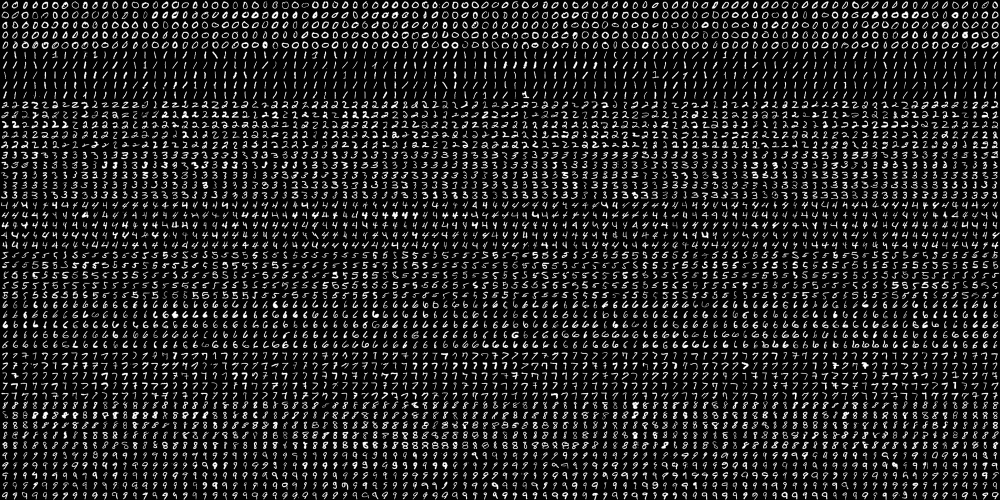
#> input picture advance/cv-master/samples/data/digits.png, 2000 x 1000 px, found by its file name (shown at 1/2 size)
$ jupyter execute --allow-errors a16.ipynb
#> lines starting #> are read from the running program, lines starting #| are printed output that depends on the picture; long printed decimals are rounded
# Assignment

1. Write digit 0-9 on paper.
2. Take photograph of each digit.
3. Load each digit as shape (20,20) in gray
4. Using the k=4 with the highest accuracy. (Train:Test = 2:1)
5. Test your images and compare the predictions.

[cell 1]
def BGR2RGB(img):
    return img[:,:,::-1]

def BGR2GRAY(img):
    img = cv.cvtColor(img, cv.COLOR_BGR2GRAY)
    return img

def GRAY2RGB(img):
    img = cv.cvtColor(img, cv.COLOR_GRAY2RGB)
    return img

[cell 2]
import glob
import cv2 as cv
import numpy as np
import matplotlib.pyplot as plt

images = [cv.imread(file) for file in glob.glob("digits-ori/*.jpg")]

[cell 3]
a, b = 2,5
plt.figure(figsize=(15,5))

#> (the rest of this cell did not finish here and is left out)

[cell 4]
img = np.array(images, dtype=object)

width, height = 20, 20
dim = (width, height)
digits_ls = []

for i in range(len(img)):
    digit = cv.resize(img[i], dim, interpolation=cv.INTER_AREA)
    digits_ls.append(digit)

#> (a cell that did not finish here is left out)

[cell 6]
imgThresh_ls = []

for i in range(len(digits_ls)):
    imgGray = BGR2GRAY(digits_ls[i])
    ret, imgThresh = cv.threshold(imgGray, 125, 255, cv.THRESH_BINARY_INV)
    imgThresh_ls.append(GRAY2RGB(imgThresh))


#> (the rest of this cell did not finish here and is left out)

[cell 7]
import cv2 as cv
import matplotlib.pyplot as plt
import numpy as np

filename = "../../samples/data/digits.png"
imgGray = cv.imread(filename, cv.IMREAD_GRAYSCALE)
#> imgGray is the input picture: shape (1000, 2000); min 0, max 255, mean 33.8

print(imgGray.shape)
#| (1000, 2000)

#### get all the digits
IMG_SIZE = 20

rowNum = imgGray.shape[0] / IMG_SIZE
#> rowNum = 50
colNum = imgGray.shape[1] / IMG_SIZE
#> colNum = 100

rows = np.vsplit(imgGray, rowNum)
#> rows = 50 items

digits = []
for row in rows:
    rowCells = np.hsplit(row, colNum)
    for digit in rowCells:
        digits.append(digit)
#> this loop made 50 passes
#> after the loop, digits = 5000 items

# convert list to np.array
digits = np.array(digits)
print("digits", digits.shape)
#| digits (5000, 20, 20)

# labels
DIGITS_CLASS = 10
repeatNum = len(digits) / DIGITS_CLASS
#> repeatNum = 500
labels = np.repeat(np.arange(DIGITS_CLASS), repeatNum)
#> labels = 5000 values from 0 to 9
print("labels", labels.shape)
#| labels (5000,)

#### get features
features = []
for digit in digits:
    img_pixel = np.float32(digit.flatten())
    features.append(img_pixel)
#> after the loop, features = 5000 items

features = np.squeeze(features)
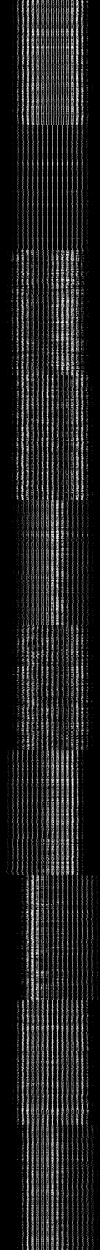
#> features: shape (5000, 400) float32 (shown at 1/4 size); min 0, max 255, mean 33.8
print("features", features.shape)
#| features (5000, 400)

# shuffle features and labels
# seed random for constant random value
rand = np.random.RandomState(321)
shuffle = rand.permutation(features.shape[0])
features, labels = features[shuffle], labels[shuffle]
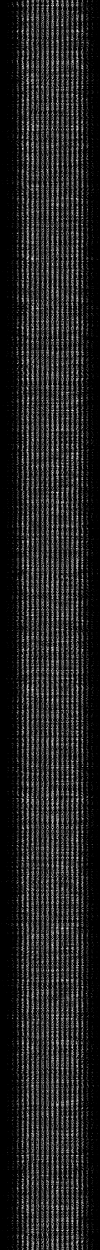
#> features: shape (5000, 400) float32 (shown at 1/4 size); min 0, max 255, mean 33.8
#> labels = 5000 values, max 9 at index 2, min 0 at index 22, mean 4.5

# split into training and testing
splitRatio = [2, 1]
sumRatio = sum(splitRatio)
partition = np.array(splitRatio) * len(features) // sumRatio
#> partition = [3333, 1666]
partition = np.cumsum(partition)
#> partition = [3333, 4999]

featureTrain, featureTest = np.array_split(features, partition[:-1])
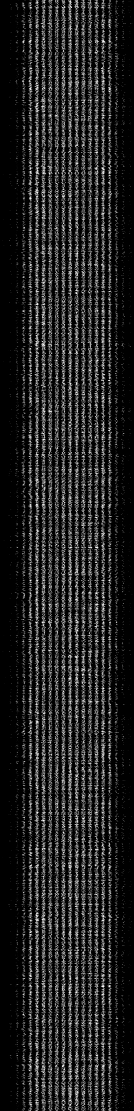
#> featureTrain: shape (3333, 400) float32 (shown at 1/3 size); min 0, max 255, mean 33.8
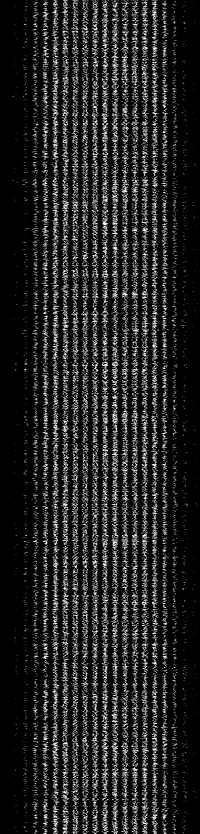
#> featureTest: shape (1667, 400) float32 (shown at 1/2 size); min 0, max 255, mean 33.9
labelTrain, labelTest = np.array_split(labels, partition[:-1])
#> labelTrain = 3333 values, max 9 at index 2, min 0 at index 22, mean 4.54; labelTest = 1667 values, max 9 at index 3, min 0 at index 1, mean 4.42

print("featureTrain", featureTrain.shape)
#| featureTrain (3333, 400)
print("featureTest", featureTest.shape)
#| featureTest (1667, 400)
print("labelTrain", labelTrain.shape)
#| labelTrain (3333,)
print("labelTest", labelTest.shape)
#| labelTest (1667,)

# Train the KNN model:
print("Training KNN model")
knn = cv.ml.KNearest_create()
knn.train(featureTrain, cv.ml.ROW_SAMPLE, labelTrain)

# Test the created model:
k=4
ret, prediction, neighbours, dist = knn.findNearest(featureTest, k)
#> ret = 8; prediction = 1667 values, max 9 at index 3, min 0 at index 1, mean 4.33; neighbours = 1667 rows, first 6: [8, 8, 8, 8], [0, 0, 0, 0], [1, 1, 1, 1], [9, 9, 9, 9], [0, 0, 0, 0], [6, 6, 6, 6]; dist = 1667 rows, first 6: [452568, 691779, 720318, 731989], [742317, 959695, 1274900, 1373039], [162375, 183476, 206527, 213961], [507705, 554170, 579892, 605714], [948726, 961890, 980431, 1144372], [222238, 324408, 401471, 427980]

# Compute the accuracy:
accuracy = (np.squeeze(prediction) == labelTest).mean() * 100
#> accuracy = 93.94
print("Accuracy k = {}: {}".format(k, accuracy))
#| Accuracy k = 4: 93.941

[cell 8]
# Convert the thresholded image into array

for i in range(len(imgThresh_ls)):
    imgThresh_ls[i] = np.float32(imgThresh_ls[i])

imgThreshArr = np.array(imgThresh_ls, np.float32)
imgThreshArr = imgThreshArr.reshape((-1,20,20))
print('Digits shape:', digits.shape)
#| Digits shape: (5000, 20, 20)
print('My images shape:', imgThreshArr.shape)

[cell 9]
# zeroz = imgThresh_ls[0]
# zeroz = imgThreshArr[0]
# plt.imshow(zeroz)

[cell 10]
# Testing KNN Model
print('Testing New Images\n')

# New Test Label
DIGITS_CLASS = 10
repeatNum = len(imgThreshArr) / DIGITS_CLASS
labels = np.repeat(np.arange(DIGITS_CLASS), repeatNum)
# print("Test labels", labels.shape)

# New Test Features
features = []
for digit in imgThreshArr:
    img_pixel = np.float32(digit.flatten())
    features.append(img_pixel)
#> after the loop, features = []

features = np.squeeze(features)
#> features = empty array


print("Original featureTest", featureTest.shape)
#| Original featureTest (1667, 400)
print("Original labelTest", labelTest.shape)
#| Original labelTest (1667,)
print("New featureTest", features.shape)
#| New featureTest (0,)
print("New labelTest", labels.shape)


#> (the rest of this cell did not finish here and is left out)
